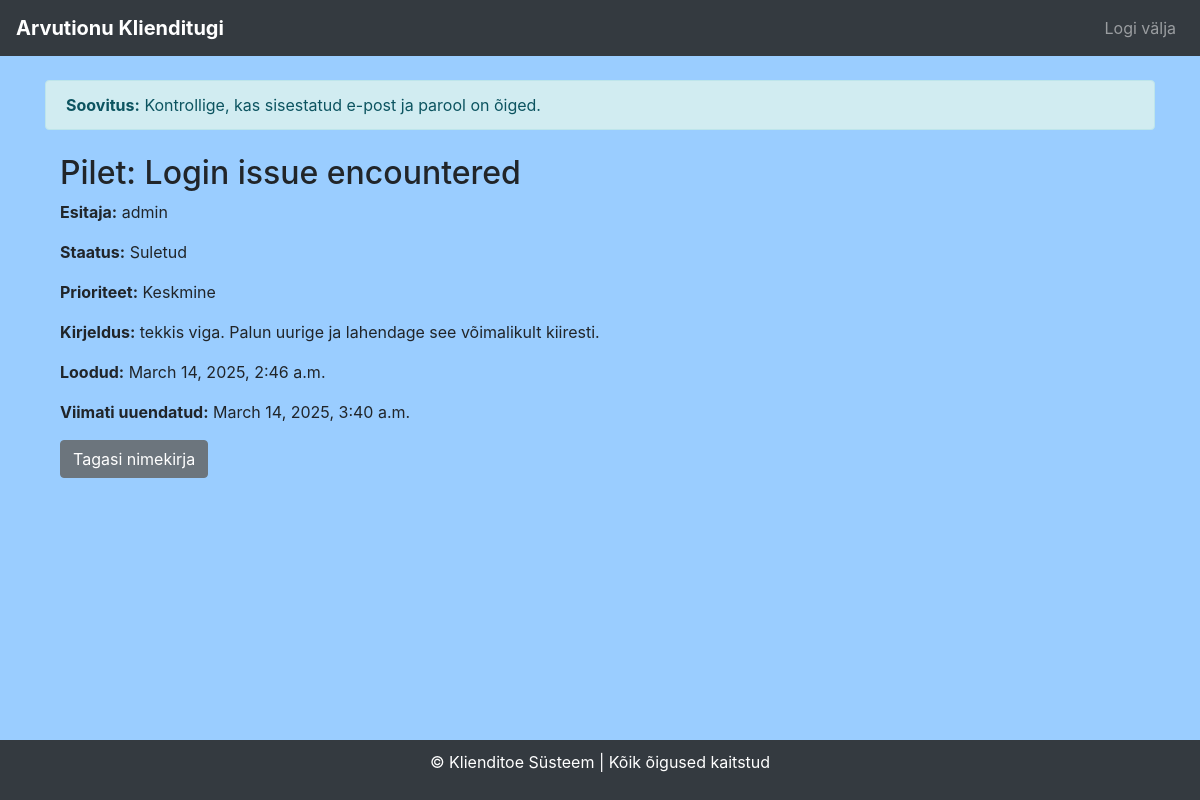
The app's page /tickets/2/ (signed in) with its own data.
### tickets/models.py (models this page shows, shortened)
class Ticket(models.Model):
    user = models.ForeignKey(User, on_delete=models.CASCADE)
    subject = models.CharField(max_length=200)
    description = models.TextField()
    status = models.CharField(max_length=20, choices=STATUS_CHOICES, default='open')
    priority = models.CharField(max_length=20, choices=PRIORITY_CHOICES, default='medium')
    created_at = models.DateTimeField(auto_now_add=True)
    updated_at = models.DateTimeField(auto_now=True)

### tickets/views.py (the view)
# urls.py: path('tickets/<int:ticket_id>/', views.ticket_detail, name='ticket_detail'),
@login_required
def ticket_detail(request, ticket_id):
    ticket = get_object_or_404(Ticket, id=ticket_id, user=request.user)
    suggested_solution = suggest_solution(ticket)
    return render(request, 'tickets/ticket_detail.html', {'ticket': ticket, 'suggested_solution': suggested_solution})

### tickets/views.py (called while the page is built)
def suggest_solution(ticket):
    solutions = {
        "Server error": "Palun proovige serveri taaskäivitust ja vaadake logifaile.",
        "Login issue": "Kontrollige, kas sisestatud e-post ja parool on õiged.",
        "Page not loading": "Proovige tühjendada brauseri vahemälu ja kontrollige võrguühendust.",
        "Bug report": "Palun saatke ekraanipilt ja logifailid, et saaksime probleemi uurida."
    }
    for key, solution in solutions.items():
        if key.lower() in ticket.subject.lower():
            return solution
    return "Teie probleem on registreeritud ja meie tiim vastab peagi!"

### tickets/templates/tickets/ticket_detail.html
{% extends 'base.html' %}
{% block content %}
{% if suggested_solution %}
    <div class="alert alert-info">
        <strong>Soovitus:</strong> {{ suggested_solution }}
    </div>
{% endif %}
    <div class="container mt-4">
        <h2>Pilet: {{ ticket.subject }}</h2>
        <p><strong>Esitaja:</strong> {{ ticket.user.username }}</p>
        <p><strong>Staatus:</strong> {{ ticket.get_status_display }}</p>
        <p><strong>Prioriteet:</strong> {{ ticket.get_priority_display }}</p>
        <p><strong>Kirjeldus:</strong> {{ ticket.description }}</p>
        <p><strong>Loodud:</strong> {{ ticket.created_at }}</p>
        <p><strong>Viimati uuendatud:</strong> {{ ticket.updated_at }}</p>
        <a href="{% url 'ticket_list' %}" class="btn btn-secondary">Tagasi nimekirja</a>
    </div>
{% endblock %}

### tickets/templates/base.html (style rules this page uses)
body { background-color: #9acdff; }

### records on screen
Ticket: subject "Login issue encountered", user.username "admin", status "Suletud", priority "Keskmine", description "tekkis viga. Palun uurige ja lahendage see võimalikult kiiresti.", created_at "March 14, 2025, 2:46 a.m.", updated_at "March 14, 2025, 3:40 a.m."

### other values on screen
{{ suggested_solution }} "Kontrollige, kas sisestatud e-post ja parool on õiged."
